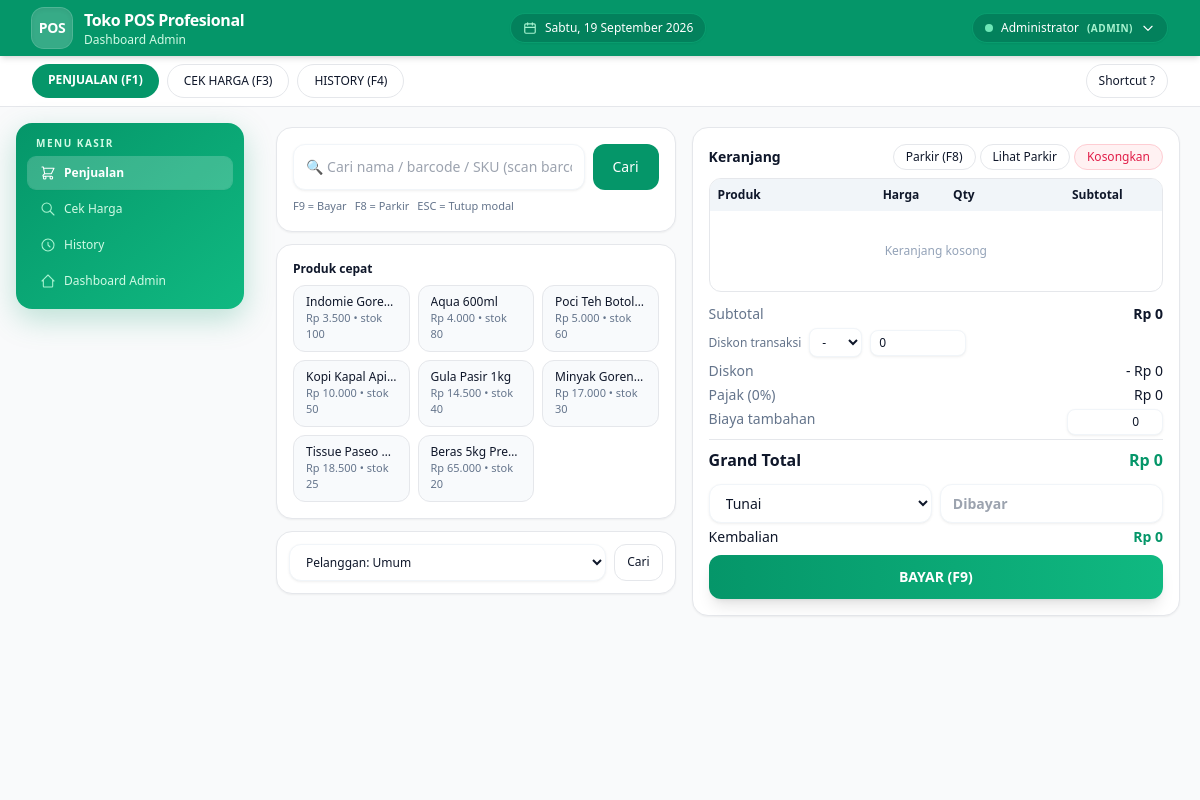
The page /kasir/index.php (signed in) on the database its author committed.
### tables this page shows
CREATE TABLE stores (
 id INT AUTO_INCREMENT PRIMARY KEY,
 name VARCHAR(120) NOT NULL,
 address TEXT,
 phone VARCHAR(30),
 email VARCHAR(100),
 logo VARCHAR(255),
 receipt_footer TEXT,
 currency VARCHAR(10) DEFAULT 'Rp',
 tax_percent DECIMAL(5,2) DEFAULT 0,
 transaction_prefix VARCHAR(10) DEFAULT 'TRX',
 created_at DATETIME DEFAULT CURRENT_TIMESTAMP
);

CREATE TABLE products (
 id INT AUTO_INCREMENT PRIMARY KEY,
 sku VARCHAR(30) UNIQUE NOT NULL,
 barcode VARCHAR(50) UNIQUE NULL,
 name VARCHAR(150) NOT NULL,
 category_id INT NULL,
 unit_id INT NULL,
 purchase_price INT NOT NULL DEFAULT 0,
 selling_price INT NOT NULL DEFAULT 0,
 wholesale_price INT NOT NULL DEFAULT 0,
 stock INT NOT NULL DEFAULT 0,
 min_stock INT NOT NULL DEFAULT 5,
 location VARCHAR(60),
 supplier_id INT NULL,
 photo VARCHAR(255),
 is_active TINYINT(1) DEFAULT 1,
 created_at DATETIME DEFAULT CURRENT_TIMESTAMP,
 updated_at DATETIME DEFAULT CURRENT_TIMESTAMP ON UPDATE CURRENT_TIMESTAMP,
 FOREIGN KEY (category_id) REFERENCES product_categories(id) ON DELETE SET NULL,
 FOREIGN KEY (unit_id) REFERENCES product_units(id) ON DELETE SET NULL,
 FOREIGN KEY (supplier_id) REFERENCES suppliers(id) ON DELETE SET NULL,
 INDEX idx_prod_barcode (barcode),
 INDEX idx_prod_sku (sku),
 INDEX idx_prod_name (name),
 INDEX idx_prod_category (category_id)
);

CREATE TABLE settings (
 id INT AUTO_INCREMENT PRIMARY KEY,
 `key` VARCHAR(80) UNIQUE NOT NULL,
 `value` TEXT,
 updated_at DATETIME DEFAULT CURRENT_TIMESTAMP ON UPDATE CURRENT_TIMESTAMP
);

### config/database.php (called while the page is built)
<?php
$DB_HOST = '127.0.0.1';
$DB_NAME = 'pos_db';
$DB_USER = 'root';
$DB_PASS = '';
$DB_CHARSET = 'utf8mb4';
$DB_PORT = 3306;
function db(): PDO {
    static $pdo = null;
    if ($pdo === null) {
        global $DB_HOST,$DB_NAME,$DB_USER,$DB_PASS,$DB_CHARSET,$DB_PORT;
        $dsn = "mysql:host={$DB_HOST};port={$DB_PORT};dbname={$DB_NAME};charset={$DB_CHARSET}";
        $opt = [
            PDO::ATTR_ERRMODE => PDO::ERRMODE_EXCEPTION,
            PDO::ATTR_DEFAULT_FETCH_MODE => PDO::FETCH_ASSOC,
            PDO::ATTR_EMULATE_PREPARES => false,
        ];
        $pdo = new PDO($dsn, $DB_USER, $DB_PASS, $opt);
        $pdo->exec("SET time_zone = '+07:00'");
    }
    return $pdo;
}

### core/helper.php (called while the page is built, shortened)
<?php
function e($s){ return htmlspecialchars((string)$s, ENT_QUOTES, 'UTF-8'); }
function rupiah($n){ return 'Rp ' . number_format((int)$n,0,',','.'); }
function store_info(){
    static $s = null;
    if($s === null){
        try {
            $s = db()->query("SELECT * FROM stores LIMIT 1")->fetch(PDO::FETCH_ASSOC) ?: [];
        } catch(Throwable $e){
            $s = [];
        }
    }
    return $s;
}
function store_logo_url(){
    $st = store_info();
    return null;
}

### core/auth.php (called while the page is built, shortened)
<?php
require_once __DIR__ . '/../config/database.php';
require_once __DIR__ . '/helper.php';
function current_user(){ return $_SESSION['user'] ?? null; }

### kasir/index.php (the view, shortened to what this page needs)
<?php
require_once __DIR__.'/../config/database.php';
require_once __DIR__.'/../core/auth.php';
require_once __DIR__.'/../core/helper.php';
$pdo=db();
$methods=$pdo->query("SELECT * FROM payment_methods WHERE is_active=1 ORDER BY id")->fetchAll();
$tax=(float)($pdo->query("SELECT value FROM settings WHERE `key`='tax_percent'")->fetchColumn() ?: 0);
$quick=$pdo->query("SELECT * FROM products WHERE is_active=1 ORDER BY stock DESC LIMIT 12")->fetchAll();
?>
<!DOCTYPE html><html lang="id"><head><title>POS Kasir • <?=e(APP_NAME)?></title><?php include __DIR__.'/../components/head.php'; ?></head>
<body class="min-h-screen bg-slate-50 flex flex-col">
<?php include __DIR__.'/../components/header.php'; ?>
<div class="border-b bg-white px-4 sm:px-6 lg:px-8 py-2 flex gap-2 text-xs overflow-auto">
<a href="<?=APP_URL?>/kasir/index.php" class="rounded-full bg-emerald-600 px-4 py-2 text-white font-semibold">PENJUALAN (F1)</a>
<a href="<?=APP_URL?>/kasir/cek-harga.php" class="rounded-full border bg-white px-4 py-2 hover:bg-slate-50">CEK HARGA (F3)</a>
<a href="<?=APP_URL?>/kasir/history.php" class="rounded-full border bg-white px-4 py-2 hover:bg-slate-50">HISTORY (F4)</a>
<button id="btnHelp" class="ml-auto rounded-full border px-3 py-2">Shortcut ?</button>
</div>
<main class="flex w-full flex-1 flex-col gap-6 px-4 pb-10 pt-5 sm:px-6 lg:px-8 lg:flex-row lg:items-start">
<?php include __DIR__.'/../components/sidebar_kasir.php';?>
<section class="order-2 flex flex-1 flex-col gap-4 lg:flex-row">
<div class="lg:w-[45%] space-y-3">
<div class="rounded-2xl border bg-white p-4 shadow-sm">
<div class="flex gap-2">
<input id="searchInput" autofocus placeholder="🔍 Cari nama / barcode / SKU (scan barcode langsung)" class="flex-1 rounded-xl border border-slate-200 bg-slate-50 px-3 py-3 text-sm focus:border-emerald-500 focus:outline-none">
<button id="btnCari" class="rounded-xl bg-emerald-600 px-5 py-2 text-sm text-white">Cari</button>
</div>
<div class="mt-2 flex gap-2 text-[11px] text-slate-500">
<span>F9 = Bayar</span><span>F8 = Parkir</span><span>ESC = Tutup modal</span>
</div>
</div>
<div class="rounded-2xl border bg-white p-4 shadow-sm">
<p class="text-xs font-semibold mb-2">Produk cepat</p>
<div class="grid grid-cols-2 sm:grid-cols-3 gap-2">
<?php foreach($quick as $q):?><button onclick="addProduct(<?=$q['id']?>)" class="rounded-xl border px-3 py-2 text-left hover:border-emerald-400 bg-slate-50"><p class="text-xs font-medium truncate"><?=e($q['name'])?></p><p class="text-[11px] text-slate-500"><?=rupiah($q['selling_price'])?> • stok <?=$q['stock']?></p></button><?php endforeach;?>
</div>
</div>
<div class="rounded-2xl border bg-white p-3 shadow-sm flex gap-2">
<select id="customerSelect" class="flex-1 rounded-xl border px-3 py-2 text-xs"><option value="">Pelanggan: Umum</option></select>
<button id="btnCariPelanggan" class="rounded-xl border px-3 py-2 text-xs">Cari</button>
</div>
</div>
<div class="lg:w-[55%] space-y-3">
<div class="rounded-2xl border bg-white p-4 shadow-sm">
<div class="flex justify-between items-center mb-2"><h3 class="text-sm font-semibold">Keranjang</h3><div class="flex gap-1"><button id="btnParkir" class="rounded-full border px-3 py-1 text-xs">Parkir (F8)</button><button id="btnLihatParkir" class="rounded-full border px-3 py-1 text-xs">Lihat Parkir</button><button id="btnClear" class="rounded-full border border-rose-200 bg-rose-50 px-3 py-1 text-xs text-rose-600">Kosongkan</button></div></div>
<div class="overflow-auto rounded-xl border max-h-[320px]">
<table class="min-w-full text-xs"><thead class="bg-slate-100"><tr><th class="px-2 py-2 text-left">Produk</th><th class="px-2 py-2 text-right">Harga</th><th class="px-2 py-2 text-center">Qty</th><th class="px-2 py-2 text-right">Subtotal</th><th class="px-2 py-2"></th></tr></thead><tbody id="cartBody"><tr><td colspan="5" class="px-3 py-8 text-center text-slate-400">Keranjang kosong — scan atau cari produk</td></tr></tbody></table>
</div>
<div class="mt-3 space-y-1 text-sm">
<div class="flex justify-between"><span class="text-slate-500">Subtotal</span><span id="tSubtotal" class="font-semibold">Rp 0</span></div>
<div class="flex gap-2 items-center"><span class="text-slate-500 text-xs">Diskon transaksi</span><select id="discType" class="rounded-lg border px-2 py-1 text-xs"><option value="none">-</option><option value="nominal">Rp</option><option value="percent">%</option></select><input id="discValue" type="number" value="0" class="w-24 rounded-lg border px-2 py-1 text-xs"></div>
<div class="flex justify-between"><span class="text-slate-500">Diskon</span><span id="tDiscount">- Rp 0</span></div>
<div class="flex justify-between"><span class="text-slate-500">Pajak (<?=$tax?>%)</span><span id="tTax">Rp 0</span></div>
<div class="flex justify-between"><span class="text-slate-500">Biaya tambahan</span><input id="addCost" type="number" value="0" class="w-24 rounded-lg border px-2 py-1 text-xs text-right"></div>
<div class="flex justify-between text-base font-bold border-t pt-2 mt-2"><span>Grand Total</span><span id="tGrand" class="text-emerald-600">Rp 0</span></div>
</div>
<div class="mt-3 grid grid-cols-2 gap-2">
<select id="payMethod" class="rounded-xl border px-3 py-2 text-sm"><?php foreach($methods as $m):?><option value="<?=e($m['code'])?>"><?=e($m['name'])?></option><?php endforeach;?></select>
<input id="paidAmount" type="text" inputmode="numeric" placeholder="Dibayar" class="rounded-xl border px-3 py-2 text-sm font-semibold">
</div>
<div class="flex justify-between text-sm mt-1"><span>Kembalian</span><span id="tChange" class="font-bold">Rp 0</span></div>
<button id="btnBayar" class="w-full rounded-xl bg-gradient-to-r from-emerald-600 to-emerald-500 py-3 text-sm font-semibold text-white shadow-lg mt-2">BAYAR (F9)</button>
</div>
</div>
</section></main>
</body></html>

### components/head.php (shortened to what this page needs)
<?php
$favLogo = function_exists('store_logo_url') ? store_logo_url() : null;
?>
<script src="https://cdn.tailwindcss.com"></script>
<link rel="stylesheet" href="<?=APP_URL?>/assets/css/dashboard.css?v=<?=file_exists(__DIR__.'/../assets/css/dashboard.css') ? filemtime(__DIR__.'/../assets/css/dashboard.css') : '1'?>">

### components/header.php (shortened to what this page needs)
<?php
$u = current_user();
$role = $u['role'] ?? '';
$stLogo = store_logo_url();
$stName = store_info()['name'] ?? APP_NAME;
$hariList = ['Sunday'=>'Minggu','Monday'=>'Senin','Tuesday'=>'Selasa','Wednesday'=>'Rabu','Thursday'=>'Kamis','Friday'=>'Jumat','Saturday'=>'Sabtu'];
$bulanList = ['January'=>'Januari','February'=>'Februari','March'=>'Maret','April'=>'April','May'=>'Mei','June'=>'Juni','July'=>'Juli','August'=>'Agustus','September'=>'September','October'=>'Oktober','November'=>'November','December'=>'Desember'];
$hariIni = $hariList[date('l')].', '.date('j').' '.$bulanList[date('F')].' '.date('Y');
?>
<header class="pos-header sticky top-0 z-50 flex items-center bg-emerald-600 shadow-md">
<div class="flex w-full items-center justify-between px-4 sm:px-6 lg:px-8">
<div class="flex items-center gap-3">
<?php if($stLogo): ?>
  <div class="flex h-10 w-10 items-center justify-center rounded-xl bg-white/10 p-1 shadow-inner backdrop-blur ring-1 ring-white/20">
    <img src="<?=e($stLogo)?>" alt="Logo" class="h-full w-full object-contain rounded-lg">
  </div>
<?php else: ?>
  <div class="flex h-10 w-10 items-center justify-center rounded-xl bg-white/20 text-white shadow-inner font-bold text-sm tracking-tight ring-1 ring-white/30">
    POS
  </div>
<?php endif; ?>
<div>
  <h1 class="text-sm font-bold tracking-tight text-white sm:text-base leading-tight"><?=e($stName)?></h1>
  <p class="text-[11px] text-emerald-100 sm:text-xs"><?= $role==='admin'?'Dashboard Admin':'POS Kasir'?></p>
</div>
</div>
<span class="hidden items-center gap-2 rounded-full bg-emerald-700/70 border border-emerald-500/50 px-3 py-1.5 text-xs font-medium text-white shadow-sm lg:inline-flex">
  <svg class="h-3.5 w-3.5 text-emerald-200" fill="none" viewBox="0 0 24 24" stroke="currentColor" stroke-width="2"><path stroke-linecap="round" stroke-linejoin="round" d="M8 7V3m8 4V3M3 11h18M5 21h14a2 2 0 002-2V7a2 2 0 00-2-2H5a2 2 0 00-2 2v12a2 2 0 002 2z"/></svg>
  <?=e($hariIni)?>
</span>
<div class="relative hidden md:block group">
<button type="button" class="inline-flex items-center gap-2 rounded-full bg-emerald-700/70 border border-emerald-500/50 px-3 py-1.5 text-xs font-medium text-white shadow-sm transition hover:bg-emerald-700">
  <span class="h-2 w-2 rounded-full bg-emerald-300 animate-pulse"></span>
  <?=e($u['name']??'')?> <span class="text-emerald-200 text-[10px] uppercase font-bold tracking-wider">(<?=e($role)?>)</span>
  <svg class="h-3.5 w-3.5 transition-transform duration-200 group-hover:rotate-180" fill="none" viewBox="0 0 24 24" stroke="currentColor" stroke-width="2"><path stroke-linecap="round" stroke-linejoin="round" d="M19 9l-7 7-7-7"/></svg>
</button>
</div>
</div>
</header>

### components/sidebar_kasir.php (shortened to what this page needs)
<?php
$uri=$_SERVER['REQUEST_URI']??'';
function kas_item($p,$uri,$label,$icon){
    $active = strpos($uri,$p)!==false;
    $cls = $active
        ? 'flex items-center gap-2 rounded-lg bg-white/20 px-3 py-2 text-xs font-semibold text-white shadow-sm ring-1 ring-white/20'
        : 'flex items-center gap-2 rounded-lg px-3 py-2 text-xs text-emerald-100 hover:bg-white/10 hover:text-white transition';
    $ic = $active ? 'text-white' : 'text-emerald-200';
    echo '<li><a href="'.APP_URL.$p.'" class="'.$cls.'"><svg xmlns="http://www.w3.org/2000/svg" class="h-4 w-4 shrink-0 '.$ic.'" fill="none" viewBox="0 0 24 24" stroke="currentColor" stroke-width="1.6">'.$icon.'</svg><span>'.$label.'</span></a></li>';
}
?>
<aside id="sidebar" class="order-1 w-full hidden lg:flex lg:w-64 lg:shrink-0 lg:sticky lg:top-14 lg:h-auto lg:flex-col lg:self-start">
<div class="sidebar-scroll sidebar-card flex w-full flex-1 flex-col rounded-2xl bg-gradient-to-br from-emerald-600 to-emerald-500 p-3 shadow-sm">
<nav class="flex-1 text-xs text-white">
<p class="mb-1.5 px-2 text-[10px] font-bold uppercase tracking-[0.15em] text-emerald-100">Menu Kasir</p>
<ul class="space-y-1">
<?php
kas_item('/kasir/index.php',$uri,'Penjualan','<path stroke-linecap="round" stroke-linejoin="round" d="M3 3h2l.4 2M7 13h10l4-8H5.4M7 13L5.4 5M7 13l-2.293 2.293c-.63.63-.184 1.707.707 1.707H17m0 0a2 2 0 100 4 2 2 0 000-4zm-8 2a2 2 0 11-4 0 2 2 0 014 0z"/>');
?>
</ul>
</nav>
</div>
</aside>

### assets/css/dashboard.css (style rules this page uses)
body { font-family: system-ui, -apple-system, BlinkMacSystemFont, "Segoe UI", sans-serif; background-color: #f9fafb; color: #0f172a; }
html { scroll-behavior: smooth; }
:root { --pos-header-h:56px; }
.pos-header { height: var(--pos-header-h); min-height: var(--pos-header-h); }
#sidebar { scroll-behavior: smooth; overscroll-behavior: contain; -webkit-overflow-scrolling: touch; }
#sidebar .sidebar-scroll { scrollbar-width: thin; scrollbar-color: rgba(16,185,129,0.35) transparent; scrollbar-gutter: stable; overscroll-behavior: contain; -webkit-overflow-scrolling: touch; }
header { background-color: #ffffff; }
main { background-color: #f9fafb; }
@media (min-width: 1024px) { main:has(#sidebar) { gap: 0 !important; padding: 0 !important; align-items: flex-start !important; } }
@media (min-width: 1024px) { main:has(#sidebar) #sidebar { position: sticky !important; top: var(--pos-header-h) !important; align-self: flex-start !important; height: auto !important; max-height: none !important; overflow: visible !important; background: transparent !important; padding: 1rem 0.75rem 1rem 1rem !important; } }
@media (min-width: 1024px) { main:has(#sidebar) #sidebar .sidebar-card { border-radius: 1rem !important; box-shadow: 0 10px 30px rgba(5,150,105,0.25) !important; padding: 0.75rem !important; } }
@media (min-width: 1024px) { main:has(#sidebar) #sidebar .sidebar-scroll { overflow: visible !important; } }
@media (min-width: 1024px) { main:has(#sidebar) > section.order-2, main:has(#sidebar) > section.flex-1 { padding: 1.25rem !important; min-width: 0; flex: 1 1 auto !important; } }
input:not([type="checkbox"]):not([type="radio"]):not([type="file"]):not([type="submit"]):not([type="button"]):not([type="reset"]), select, textarea { border-color: #f1f5f9 !important; border-width: 1px !important; background-color: #ffffff; box-shadow: 0 1px 3px 0 rgba(0, 0, 0, 0.06), 0 1px 2px -1px rgba(0, 0, 0, 0.04) !important; transition: all 0.15s ease-in-out; }

### rows shown on the page
stores: name "Toko POS Profesional"
products: name "Indomie Gore…", selling_price "Rp 3.500", stock "100"
products: name "Aqua 600ml", selling_price "Rp 4.000", stock "80"
products: name "Poci Teh Botol…", selling_price "Rp 5.000", stock "60"
products: name "Kopi Kapal Api…", selling_price "Rp 10.000", stock "50"
products: name "Gula Pasir 1kg", selling_price "Rp 14.500", stock "40"
products: name "Minyak Goren…", selling_price "Rp 17.000", stock "30"
products: name "Tissue Paseo…", selling_price "Rp 18.500", stock "25"
products: name "Beras 5kg Pre…", selling_price "Rp 65.000", stock "20"
settings: value "0"

### other values the page prints
$u['name'] "Administrator"
$role "ADMIN"
$label "Penjualan Cek Harga History Dashboard Admin"
form field value "Tunai"
